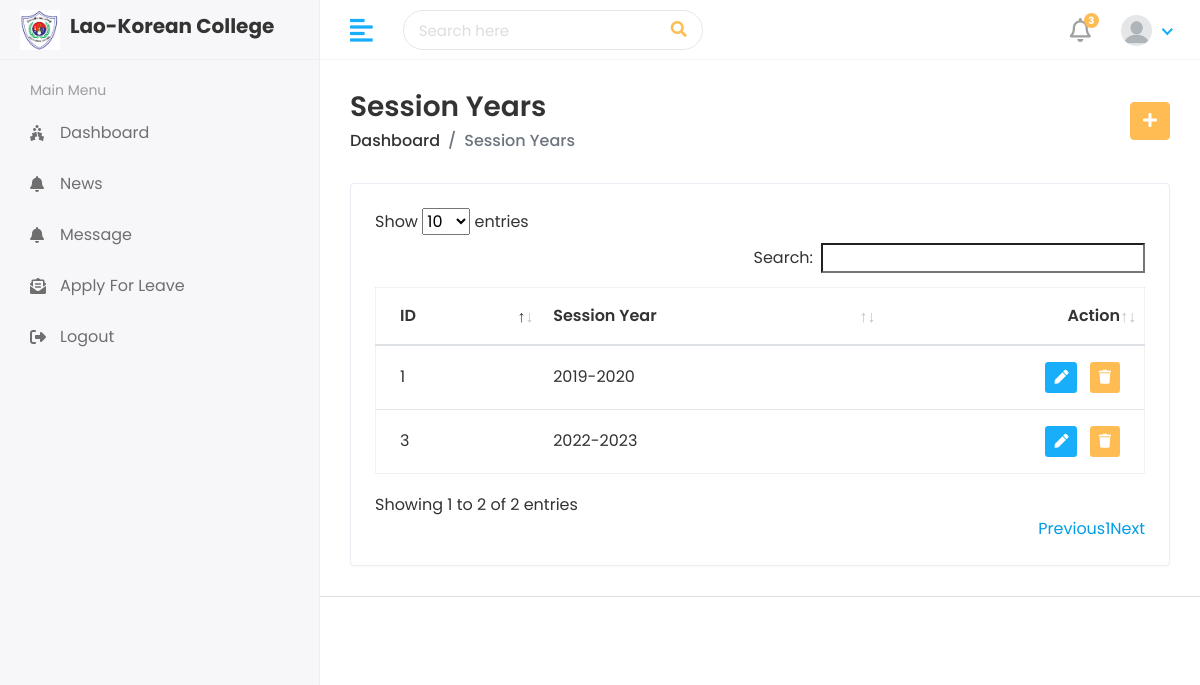
The page /Hod/Session_year/View/ on the database its author committed.
### app/models.py (models this page shows, shortened)
class SessionYear(models.Model):
    sessionYear = models.CharField(max_length=50)
    created_at = models.DateTimeField(auto_now_add=True)
    updated_at = models.DateTimeField(auto_now=True)

### lao_korean_college/Hod_views.py (the view)
# urls.py: path('Hod/Session_year/View/', Hod_views.viewSessionYear, name='view_sessionYear'),
def viewSessionYear(request):
    sessionYear = SessionYear.objects.all()
    context = {
        'sessionYear': sessionYear,
    }
    return render(request, 'Hod/viewSessionYear.html', context)

### templates/Hod/viewSessionYear.html (shortened to what this page needs)
{% extends 'base.html' %}
{% block content %}
{% load static %}
<div class="content container-fluid">
   <div class="page-header">
      <div class="row align-items-center">
         <div class="col">
            <h3 class="page-title">Session Years</h3>
            <ul class="breadcrumb">
               <li class="breadcrumb-item"><a href="index.html">Dashboard</a></li>
               <li class="breadcrumb-item active">Session Years</li>
            </ul>
         </div>
         <div class="col-auto text-right float-right ml-auto">
            <a href="{% url 'add_sessionYear' %}" class="btn btn-primary"><i class="fas fa-plus"></i></a>
         </div>
      </div>
   </div>
   <div class="row">
      <div class="col-sm-12">
         <div class="card card-table">
            <div class="card-body">
               <div class="table-responsive">
                  <table id="table_id" class="table table-hover table-center mb-0">
                     <thead>
                        <tr>
                           <th>ID</th>
                           <th>Session Year</th>
                           <th class="text-right">Action</th>
                        </tr>
                     </thead>
                     <tbody>
                        {% for i in sessionYear %}
                        <tr>
                           <td>{{i.id}}</td>
                           <td>{{i.sessionYear}}</td>
                           <td class="text-right">
                              <div class="actions">
                                 <a href="{% url 'edit_sessionYear' i.id %}" class="btn btn-sm bg-success-light mr-2">
                                    <i class="fas fa-pen"></i>
                                 </a>
                                 <a href="{% url 'delete_sessionYear' i.id %}" class="btn btn-sm bg-danger-light">
                                    <i class="fas fa-trash"></i>
                                 </a>
                              </div>
                           </td>
                        </tr>
                        {% endfor %}
                     </tbody>
                  </table>
               </div>
            </div>
         </div>
      </div>
   </div>
</div>
{% endblock %}

### static/assets/css/main.css (style rules this page uses)
html { height: 100%; }
body { background-color: #fff; color: #333; font-family: 'Poppins', sans-serif; font-size: 1rem; height: 100%; line-height: 1.5; overflow-x: hidden; }
h1, h2, h3, h4, h5, h6 { font-family: 'Poppins', sans-serif; margin-top: 0; }
a { color: #009ce7; }
input, button, a { transition: all 0.4s ease; -moz-transition: all 0.4s ease; -o-transition: all 0.4s ease; -ms-transition: all 0.4s ease; -webkit-transition: all 0.4s ease; }
ul, ol { padding: 0px; list-style: none; }
.table { color: #333; max-width: 100%; margin-bottom: 0; width: 100%; }
.table.dataTable { border-collapse: collapse !important; border: 1px solid rgba(0, 0, 0, 0.05); }
.table thead tr th { font-weight: 600; }
.table tbody tr { border-bottom: 1px solid rgba(0, 0, 0, 0.05); }
.table.table-center td, .table.table-center th { vertical-align: middle; }
.card-table .card-body .table > thead > tr > th { border-top: 0; }
.card-table .card-body .table tr td:first-child, .card-table .card-body .table tr th:first-child { padding-left: 1.5rem; }
.card-table .card-body .table tr td:last-child, .card-table .card-body .table tr th:last-child { padding-right: 1.5rem; }
.card-table .table td, .card-table .table th { border-top: 1px solid #e2e5e8; padding: 1rem 0.75rem; white-space: nowrap; }
.btn-primary { background-color: #FFBC53; border: 1px solid #FFBC53; }
.card { border: 1px solid #ececf5; box-shadow: 0 1px 3px 0 rgba(0, 0, 0, 0.03); margin-bottom: 1.875rem; }
.card-body { padding: 1.5rem; }
.bg-danger-light { background-color:#FFBC53 !important; color:#fff !important; }
.bg-success-light { background-color: #18aefa; color: #fff; }
.page-wrapper > .content { padding: 1.875rem 1.875rem 0; }
.page-header { margin-bottom: 1.875rem; }
.page-header .breadcrumb { background-color: transparent; color: #6c757d; font-size: 1rem; font-weight: 500; margin-bottom: 0; padding: 0; }
.page-header .breadcrumb a { color: #333; }
.page-title { font-size: 28px; font-weight: 600; color: #333; margin-bottom: 5px; }

### rows shown on the page
SessionYear: id "1", sessionYear "2019-2020"
SessionYear: id "3", sessionYear "2022-2023"
